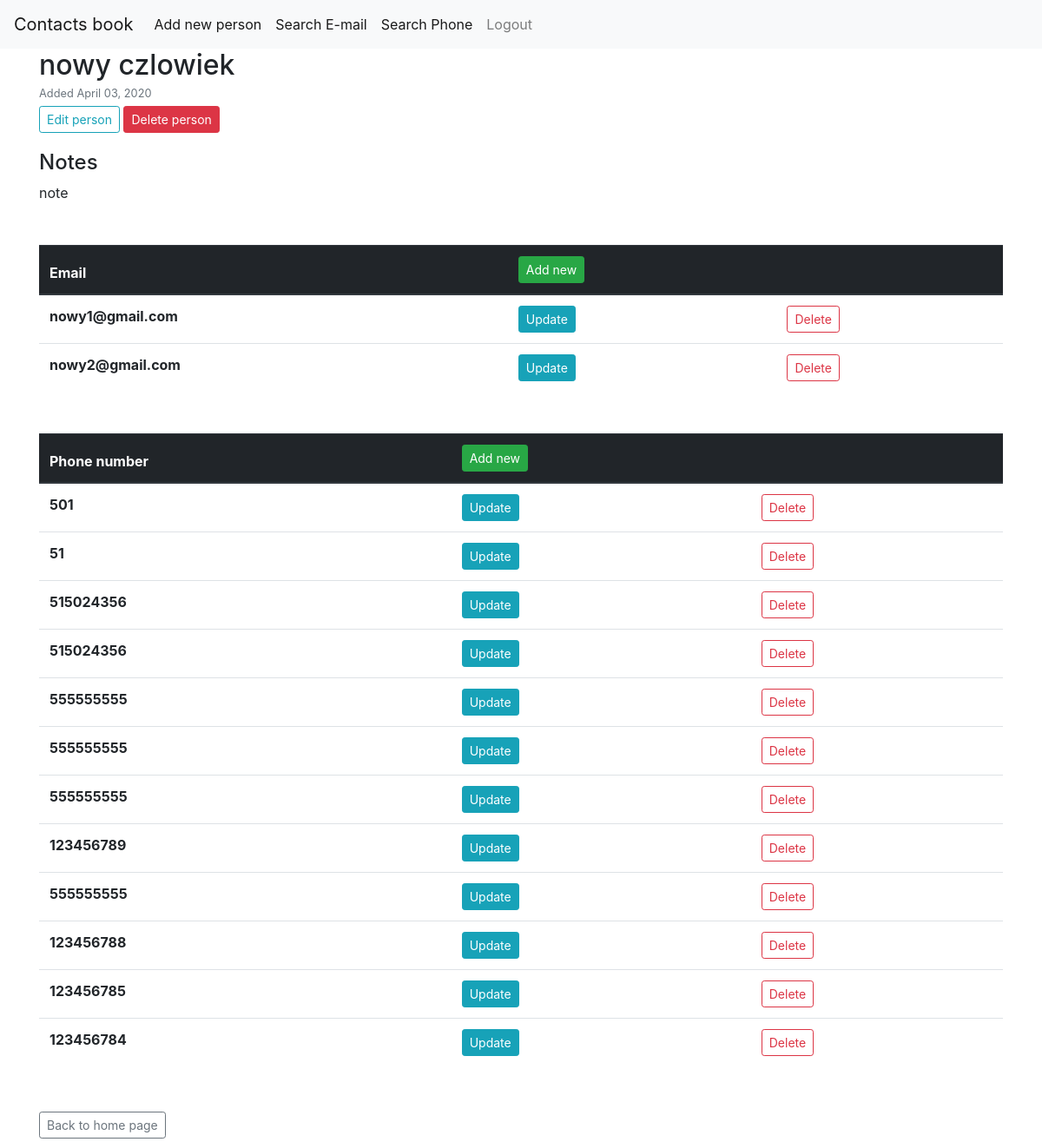
Page /person/8/ (signed in) on the earlier database version.
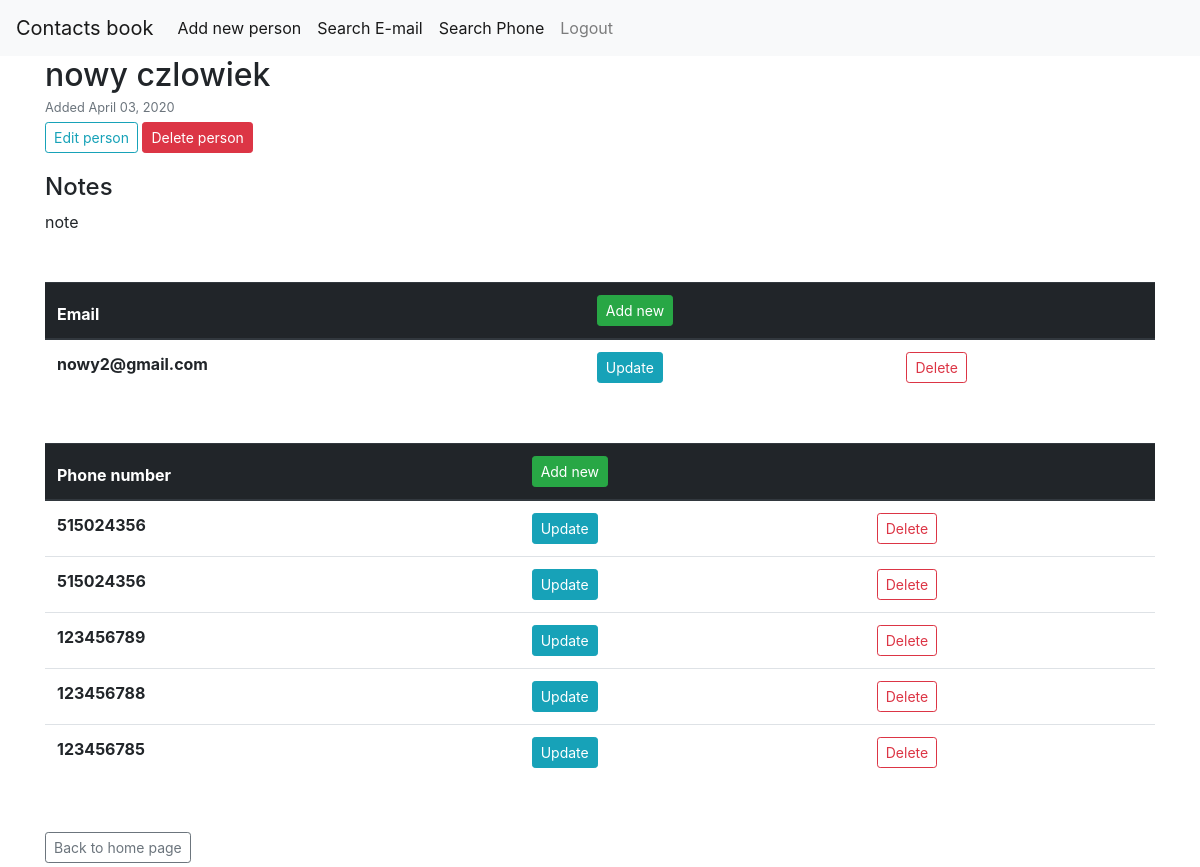
Same page on the later database version.
### contact_book/models.py (models this page shows, shortened)
class Email(models.Model):
    email = models.EmailField(null=False)
    person = models.ForeignKey(Person, on_delete=models.CASCADE)

class Phone(models.Model):
    phone = models.IntegerField(null=False)
    person = models.ForeignKey(Person, on_delete=models.CASCADE)

### contact_book/views.py (the view)
# urls.py: path('person/<int:pk>/', PersonDetailView.as_view(), name='detail-person'),
class PersonDetailView(LoginRequiredMixin, UserPassesTestMixin, DetailView):
    model = Person
    def test_func(self):
        person = self.get_object()
        return True if self.request.user == person.owner else False

### contact_book/templates/contact_book/person_detail.html
{% extends "contact_book/base.html" %}
{% block content %}
<article class="media content-section">
    <div class="media-body">
        <h2 class="mr-2 mb-0">{{ object.first_name }} {{ object.second_name }}</h2>
        <small class="text-muted">Added {{ object.date_added|date:"F d, Y" }}</small>
        <div>
            <a href="{% url 'update-person' object.id %}"
               class="btn btn-outline-info btn-sm mt-1 mb-1">Edit
                person</a>
            <a href="{% url 'delete-person' object.id %}"
               class="btn btn-danger btn-sm mt-1 mb-1">Delete
                person</a>
        </div>
        <div>
            <h4 class="mr-2 mt-3">Notes</h4>
            <p class="mr-2">{{ person.note }}</p>
        </div>
        <div class="mt-5 mb-5">
            <table class="table">
                <thead class="thead-dark">
                <tr>
                    <th scope="col">Email</th>
                    <th scope="col"><a href="{% url 'email-create' object.id %}"
                                       class="btn btn-success btn-sm">
                        Add new
                    </a></th>
                    <th></th>
                </tr>
                </thead>
                <tbody>
                {% for email in object.email_set.all %}
                <tr>
                    <th scope="row">{{ email.email }}</th>
                    <td>
                        <a href="{% url 'email-update' person_id=object.id pk=email.id %}"
                           class="btn btn-info btn-sm">
                            Update
                        </a></td>
                    <td><a
                            href="{% url 'email-delete' person_id=object.id pk=email.id %}"
                            class="btn btn-outline-danger btn-sm">
                        Delete
                    </a></td>
                </tr>
                {% endfor %}
                </tbody>
            </table>
        </div>
        <div class="mt-5 mb-5">
            <table class="table">
                <thead class="thead-dark">
                <tr>
                    <th scope="col">Phone number</th>
                    <th scope="col"><a href="{% url 'phone-create' object.id %}"
                                       class="btn btn-success btn-sm">
                        Add new
                    </a></th>
                    <th></th>
                </tr>
                </thead>
                <tbody>
                {% for phone in object.phone_set.all %}
                <tr>
                    <th scope="row">{{ phone.phone }}</th>
                    <td>
                        <a href="{% url 'phone-update' person_id=object.id pk=phone.id %}"
                           class="btn btn-info btn-sm">
                            Update
                        </a></td>
                    <td><a
                            href="{% url 'phone-delete' person_id=object.id pk=phone.id %}"
                            class="btn btn-outline-danger btn-sm">
                        Delete
                    </a></td>
                </tr>
                {% endfor %}
                </tbody>
            </table>
        </div>
        <div>
            <a href="{% url 'home' %}"
               class="btn btn-outline-secondary btn-sm mt-1 mb-1">Back to
                home page</a>
        </div>
    </div>
</article>
{% endblock content %}

Differences in the rows shown:
removed Email: email "nowy1@gmail.com"
removed Phone: phone "501"
removed Phone: phone "51"
removed Phone: phone "555555555"
removed Phone: phone "555555555"
removed Phone: phone "555555555"
removed Phone: phone "555555555"
removed Phone: phone "123456784"
